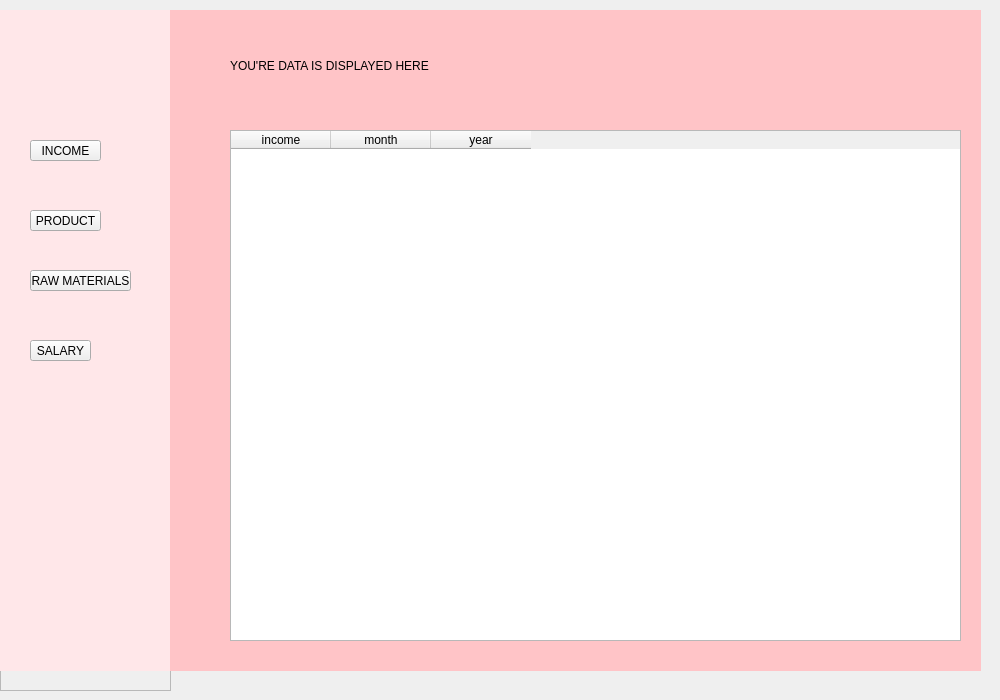
<?xml version="1.0" encoding="UTF-8"?>
<ui version="4.0">
 <class>Form</class>
 <widget class="QWidget" name="Form">
  <property name="geometry">
   <rect>
    <x>0</x>
    <y>0</y>
    <width>1000</width>
    <height>700</height>
   </rect>
  </property>
  <property name="windowTitle">
   <string>Form</string>
  </property>
  <widget class="QFrame" name="frame">
   <property name="geometry">
    <rect>
     <x>0</x>
     <y>10</y>
     <width>171</width>
     <height>681</height>
    </rect>
   </property>
   <property name="frameShape">
    <enum>QFrame::StyledPanel</enum>
   </property>
   <property name="frameShadow">
    <enum>QFrame::Raised</enum>
   </property>
   <widget class="QLabel" name="bg">
    <property name="geometry">
     <rect>
      <x>0</x>
      <y>0</y>
      <width>171</width>
      <height>661</height>
     </rect>
    </property>
    <property name="styleSheet">
     <string notr="true">background-color: rgb(255, 231, 233);</string>
    </property>
    <property name="text">
     <string/>
    </property>
   </widget>
   <widget class="QPushButton" name="incomebtn">
    <property name="geometry">
     <rect>
      <x>30</x>
      <y>130</y>
      <width>71</width>
      <height>21</height>
     </rect>
    </property>
    <property name="styleSheet">
     <string notr="true">font: 12pt &quot;Algerian&quot;;</string>
    </property>
    <property name="text">
     <string>INCOME</string>
    </property>
   </widget>
   <widget class="QPushButton" name="prodbtn">
    <property name="geometry">
     <rect>
      <x>30</x>
      <y>200</y>
      <width>71</width>
      <height>21</height>
     </rect>
    </property>
    <property name="styleSheet">
     <string notr="true">font: 12pt &quot;Algerian&quot;;</string>
    </property>
    <property name="text">
     <string>PRODUCT</string>
    </property>
   </widget>
   <widget class="QPushButton" name="rawbtn">
    <property name="geometry">
     <rect>
      <x>30</x>
      <y>260</y>
      <width>101</width>
      <height>21</height>
     </rect>
    </property>
    <property name="styleSheet">
     <string notr="true">font: 12pt &quot;Algerian&quot;;</string>
    </property>
    <property name="text">
     <string>RAW MATERIALS</string>
    </property>
   </widget>
   <widget class="QPushButton" name="salbtn">
    <property name="geometry">
     <rect>
      <x>30</x>
      <y>330</y>
      <width>61</width>
      <height>21</height>
     </rect>
    </property>
    <property name="styleSheet">
     <string notr="true">font: 12pt &quot;Algerian&quot;;</string>
    </property>
    <property name="text">
     <string>SALARY</string>
    </property>
   </widget>
  </widget>
  <widget class="QLabel" name="bg1">
   <property name="geometry">
    <rect>
     <x>170</x>
     <y>10</y>
     <width>811</width>
     <height>661</height>
    </rect>
   </property>
   <property name="styleSheet">
    <string notr="true">background-color: rgb(255, 196, 199);</string>
   </property>
   <property name="text">
    <string/>
   </property>
  </widget>
  <widget class="QTableWidget" name="tableWidget">
   <property name="geometry">
    <rect>
     <x>230</x>
     <y>130</y>
     <width>731</width>
     <height>511</height>
    </rect>
   </property>
   <column>
    <property name="text">
     <string>income</string>
    </property>
   </column>
   <column>
    <property name="text">
     <string>month</string>
    </property>
   </column>
   <column>
    <property name="text">
     <string>year</string>
    </property>
   </column>
  </widget>
  <widget class="QLabel" name="bgtitle">
   <property name="geometry">
    <rect>
     <x>230</x>
     <y>30</y>
     <width>381</width>
     <height>71</height>
    </rect>
   </property>
   <property name="styleSheet">
    <string notr="true">font: 20pt &quot;Algerian&quot;;</string>
   </property>
   <property name="text">
    <string>YOU'RE DATA IS DISPLAYED HERE</string>
   </property>
  </widget>
 </widget>
 <resources/>
 <connections/>
</ui>
